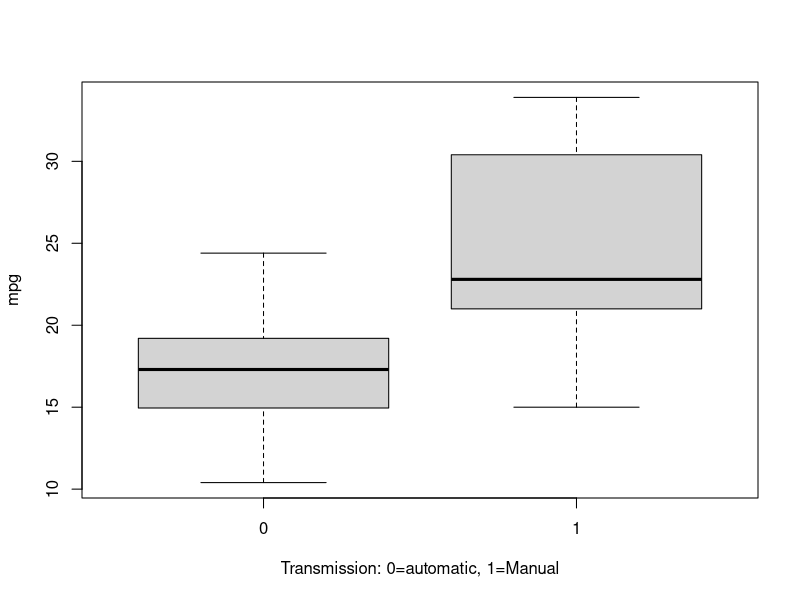
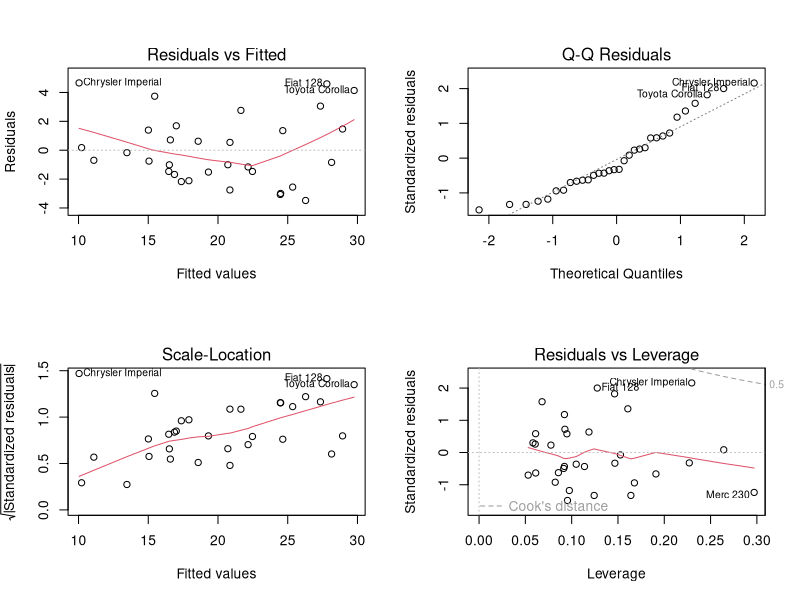

These charts were generated, in order, by the following R code:
## ---- chunk 1
knitr::opts_chunk$set(echo = TRUE)
## ---- chunk 2
mean(mtcars$mpg[mtcars$am==1])-mean(mtcars$mpg[mtcars$am==0])

## ---- chunk 3
boxplot(mpg~am, data=mtcars,xlab="Transmission: 0=automatic, 1=Manual",ylab="mpg")

## ---- chunk 4
lm1<-lm(mpg~.,mtcars)
summary(lm1)

## ---- chunk 5
AIC<-step(lm1,k=log(length(mtcars$mpg)))
## ---- chunk 6
lm1<-lm(mpg~.,mtcars)
summary(lm1)

## ---- chunk 7
AIC<-step(lm1,k=log(length(mtcars$mpg)))
## ---- chunk 8
summary(AIC)
## ---- chunk 9
lm3<-lm(mpg~wt+qsec+am,mtcars)
par(mfrow=c(2,2))
plot(lm3)

